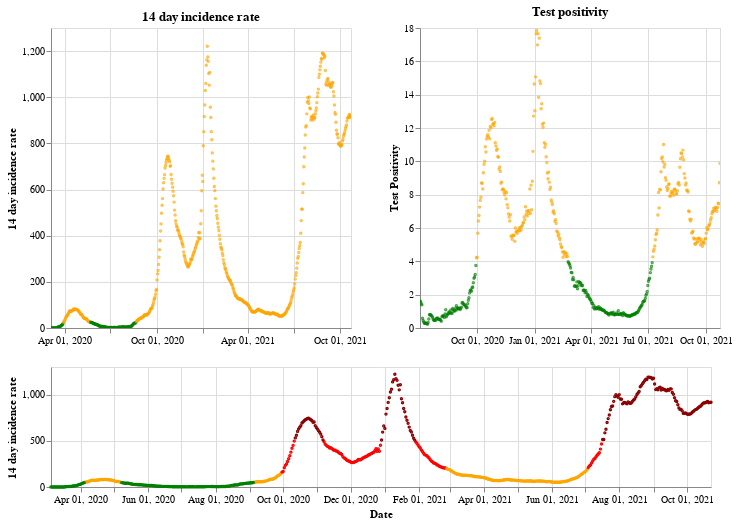

Notebook code cell kept with this figure:
### Markdown cell above
## Northern Ireland

### Code cell
plot_traffic_light('Northern Ireland')

### Figure 1 — Vega-Lite specification as saved in the notebook (floating-point values rounded to 4 significant figures; data arrays with more than 128 entries replaced by an {"elided": "..."} marker saying what was removed)
{"config": {"view": {"continuousWidth": 400, "continuousHeight": 300}}, "vconcat": [{"hconcat": [{"mark": {"type": "point", "size": 2}, "encoding": {"color": {"condition": {"value": "green", "test": "(datum.twoWeeklyCasesRate <= 25)"}, "value": "orange"}, "tooltip": [{"type": "nominal", "field": "areaName"}, {"type": "temporal", "field": "date"}, {"type": "quantitative", "field": "twoWeeklyCasesRate"}, {"type": "quantitative", "field": "testPositivity"}], "x": {"type": "temporal", "axis": {"title": ""}, "field": "date", "scale": {"domain": {"selection": "DateBrush"}}, "timeUnit": "yearmonthdate"}, "y": {"type": "quantitative", "axis": {"title": "14 day incidence rate"}, "field": "twoWeeklyCasesRate"}}, "title": "14 day incidence rate", "width": 300}, {"mark": {"type": "point", "size": 2}, "encoding": {"color": {"condition": {"value": "green", "test": "(datum.testPositivity <= 4)"}, "value": "orange"}, "tooltip": [{"type": "nominal", "field": "areaName"}, {"type": "temporal", "field": "date"}, {"type": "quantitative", "field": "twoWeeklyCasesRate"}, {"type": "quantitative", "field": "testPositivity"}], "x": {"type": "temporal", "axis": {"title": ""}, "field": "date", "scale": {"domain": {"selection": "DateBrush"}}, "timeUnit": "yearmonthdate"}, "y": {"type": "quantitative", "axis": {"title": "Test Positivity"}, "field": "testPositivity"}}, "title": "Test positivity", "width": 300}]}, {"layer": [{"mark": {"type": "point", "size": 2}, "encoding": {"color": {"condition": {"value": "orange", "test": "(((datum.testPositivity < 4) && (datum.twoWeeklyCasesRate >= 50)) && (datum.twoWeeklyCasesRate < 200))"}, "value": "red"}, "opacity": {"condition": {"value": 1, "test": "((datum.twoWeeklyCasesRate >= 50) && (datum.twoWeeklyCasesRate < 500))"}, "value": 0}, "tooltip": [{"type": "nominal", "field": "areaName"}, {"type": "temporal", "field": "date"}, {"type": "quantitative", "field": "twoWeeklyCasesRate"}, {"type": "quantitative", "field": "testPositivity"}], "x": {"type": "temporal", "axis": {"title": "Date"}, "field": "date", "timeUnit": "yearmonthdate"}, "y": {"type": "quantitative", "axis": {"title": "14 day incidence rate"}, "field": "twoWeeklyCasesRate"}}, "selection": {"DateBrush": {"type": "interval", "encodings": ["x"], "fields": ["Time"]}}}, {"mark": {"type": "point", "size": 2}, "encoding": {"color": {"value": "darkred"}, "opacity": {"condition": {"value": 1, "test": "(datum.twoWeeklyCasesRate >= 500)"}, "value": 0}, "tooltip": [{"type": "nominal", "field": "areaName"}, {"type": "temporal", "field": "date"}, {"type": "quantitative", "field": "twoWeeklyCasesRate"}, {"type": "quantitative", "field": "testPositivity"}], "x": {"type": "temporal", "axis": {"title": "Date"}, "field": "date", "timeUnit": "yearmonthdate"}, "y": {"type": "quantitative", "axis": {"title": "14 day incidence rate"}, "field": "twoWeeklyCasesRate"}}}, {"mark": {"type": "point", "size": 2}, "encoding": {"color": {"condition": {"value": "green", "test": "((datum.testPositivity < 4) && (datum.twoWeeklyCasesRate < 50))"}, "value": "orange"}, "opacity": {"condition": {"value": 1, "test": "(datum.twoWeeklyCasesRate < 50)"}, "value": 0}, "tooltip": [{"type": "nominal", "field": "areaName"}, {"type": "temporal", "field": "date"}, {"type": "quantitative", "field": "twoWeeklyCasesRate"}, {"type": "quantitative", "field": "testPositivity"}], "x": {"type": "temporal", "axis": {"title": "Date"}, "field": "date", "timeUnit": "yearmonthdate"}, "y": {"type": "quantitative", "axis": {"title": "14 day incidence rate"}, "field": "twoWeeklyCasesRate"}}}], "height": 120, "width": 660}], "data": {"name": "data-edf7cb0c2954aa6bd3d9b8a0be448a14"}, "$schema": "https://vega.github.io/schema/vega-lite/v4.8.1.json", "datasets": {"data-edf7cb0c2954aa6bd3d9b8a0be448a14": {"elided": "598 records"}}}
